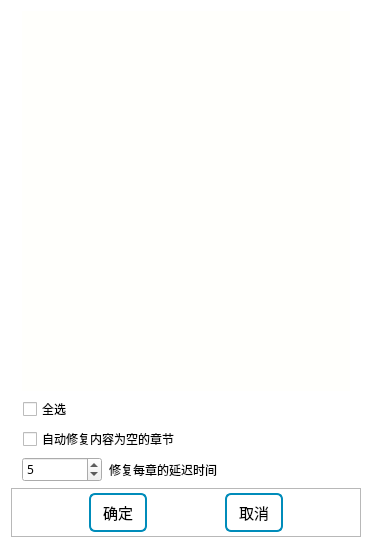
<?xml version="1.0" encoding="UTF-8"?>
<ui version="4.0">
 <class>widget_chapterList</class>
 <widget class="QWidget" name="widget_chapterList">
  <property name="geometry">
   <rect>
    <x>0</x>
    <y>0</y>
    <width>372</width>
    <height>548</height>
   </rect>
  </property>
  <property name="font">
   <font>
    <family>Microsoft YaHei</family>
   </font>
  </property>
  <property name="windowTitle">
   <string>章节</string>
  </property>
  <property name="styleSheet">
   <string notr="true">QPushButton#btn_ok,
QPushButton#btn_cancle
{
      /* 文字颜色 */
		color: #0099CC; 
      /* 清除背景色 */
		background: transparent; 
      /* 边框样式、颜色、宽度 */
		border: 2px solid #0099CC;
      /* 给边框添加圆角 */
		border-radius: 6px; 
      /* 字母转大写 */
		border: none;
		color: white;
		padding: 6px 12px;
		text-align: center;
		display: inline-block;
		font-size: 15px;
		margin: 4px 2px;
		-webkit-transition-duration: 0.4s; /* Safari */
		transition-duration: 0.4s;
		cursor: pointer;
		text-decoration: none;
		text-transform: uppercase;

		background-color: white; 
		color: black; 
		border: 2px solid #008CBA;
}

/* 悬停样式 */
QPushButton#btn_ok:hover,
QPushButton#btn_cancle:hover
{
		background-color: #008CBA;
		color: white;
}
/*按下样式*/
QPushButton#btn_ok:pressed,
QPushButton#btn_cancle:pressed
{
		padding-left:16px;
		padding-top:9px;
}
QWidget#widget_chapterList{
	background-color:white;
}
QListWidget#listWidget{
border:0px solid #000000;
background-color: rgba(255, 255, 224, 10%);
}</string>
  </property>
  <layout class="QVBoxLayout" name="verticalLayout">
   <item>
    <widget class="QFrame" name="frame">
     <property name="frameShape">
      <enum>QFrame::NoFrame</enum>
     </property>
     <property name="frameShadow">
      <enum>QFrame::Raised</enum>
     </property>
     <layout class="QHBoxLayout" name="hlay_main" stretch="0">
      <property name="spacing">
       <number>0</number>
      </property>
      <property name="leftMargin">
       <number>11</number>
      </property>
      <property name="topMargin">
       <number>0</number>
      </property>
      <property name="rightMargin">
       <number>11</number>
      </property>
      <property name="bottomMargin">
       <number>0</number>
      </property>
      <item>
       <widget class="QListWidget" name="listWidget">
        <property name="styleSheet">
         <string notr="true"/>
        </property>
        <property name="frameShape">
         <enum>QFrame::StyledPanel</enum>
        </property>
        <property name="horizontalScrollBarPolicy">
         <enum>Qt::ScrollBarAlwaysOff</enum>
        </property>
       </widget>
      </item>
     </layout>
    </widget>
   </item>
   <item>
    <widget class="QFrame" name="frame_checkbox">
     <property name="font">
      <font>
       <family>Microsoft YaHei</family>
      </font>
     </property>
     <property name="frameShape">
      <enum>QFrame::NoFrame</enum>
     </property>
     <property name="frameShadow">
      <enum>QFrame::Raised</enum>
     </property>
     <layout class="QHBoxLayout" name="hlay_checkbox">
      <property name="leftMargin">
       <number>12</number>
      </property>
      <property name="topMargin">
       <number>0</number>
      </property>
      <property name="rightMargin">
       <number>11</number>
      </property>
      <property name="bottomMargin">
       <number>0</number>
      </property>
      <item>
       <widget class="QCheckBox" name="checkBox_all_check">
        <property name="font">
         <font>
          <family>Microsoft YaHei</family>
         </font>
        </property>
        <property name="text">
         <string>全选</string>
        </property>
       </widget>
      </item>
     </layout>
    </widget>
   </item>
   <item>
    <widget class="QFrame" name="frame_checkbox_auto">
     <property name="font">
      <font>
       <family>Microsoft YaHei</family>
      </font>
     </property>
     <property name="frameShape">
      <enum>QFrame::NoFrame</enum>
     </property>
     <property name="frameShadow">
      <enum>QFrame::Raised</enum>
     </property>
     <layout class="QHBoxLayout" name="hlay_auto">
      <property name="leftMargin">
       <number>12</number>
      </property>
      <property name="topMargin">
       <number>0</number>
      </property>
      <property name="rightMargin">
       <number>11</number>
      </property>
      <property name="bottomMargin">
       <number>0</number>
      </property>
      <item>
       <widget class="QCheckBox" name="checkBox_check_auto">
        <property name="font">
         <font>
          <family>Microsoft YaHei</family>
         </font>
        </property>
        <property name="text">
         <string>自动修复内容为空的章节</string>
        </property>
       </widget>
      </item>
     </layout>
    </widget>
   </item>
   <item>
    <widget class="QFrame" name="frame_delay_time">
     <property name="frameShape">
      <enum>QFrame::NoFrame</enum>
     </property>
     <property name="frameShadow">
      <enum>QFrame::Raised</enum>
     </property>
     <layout class="QHBoxLayout" name="hlay_delay_time">
      <property name="spacing">
       <number>7</number>
      </property>
      <property name="leftMargin">
       <number>11</number>
      </property>
      <property name="topMargin">
       <number>0</number>
      </property>
      <property name="rightMargin">
       <number>11</number>
      </property>
      <property name="bottomMargin">
       <number>0</number>
      </property>
      <item>
       <widget class="QSpinBox" name="spinBox_delay_time">
        <property name="minimumSize">
         <size>
          <width>80</width>
          <height>0</height>
         </size>
        </property>
        <property name="font">
         <font>
          <family>Microsoft YaHei</family>
         </font>
        </property>
        <property name="styleSheet">
         <string notr="true">/*spinbox 抬起样式*/
QDateTimeEdit::up-button,QTimeEdit::up-button,QDoubleSpinBox::up-button,QSpinBox::up-button {subcontrol-origin:border;
	subcontrol-position:right;
	image: url(:/icon/icon/Icon_f_add.png);
	width: 20px;
	height: 20px;				
}
QDateTimeEdit::down-button,QTimeEdit::down-button,QDoubleSpinBox::down-button,QSpinBox::down-button {subcontrol-origin:border;
	subcontrol-position:left;
	image: url(:/icon/icon/Icon_f_reduce.png);
	width: 20px;
	height: 20px;
}
/*按钮按下样式*/
QDateTimeEdit::up-button:pressed,QTimeEdit::up-button:pressed,QDoubleSpinBox::up-button:pressed,QSpinBox::up-button:pressed{subcontrol-origin:border;
	subcontrol-position:right;
	image: url(:/icon/icon/Icon_f_add_click.png);
	width: 20px;
	height: 20px;		
}
 
QDateTimeEdit::down-button:pressed,QTimeEdit::down-button:pressed,QDoubleSpinBox::down-button:pressed,QSpinBox::down-button:pressed{
	subcontrol-position:left;
	image: url(:/icon/icon/Icon_f_reduce_click.png);
	width: 20px;
	height: 20px;
}
</string>
        </property>
        <property name="minimum">
         <number>1</number>
        </property>
        <property name="value">
         <number>5</number>
        </property>
       </widget>
      </item>
      <item>
       <widget class="QLabel" name="label_delay_time">
        <property name="font">
         <font>
          <family>Microsoft YaHei</family>
         </font>
        </property>
        <property name="text">
         <string>修复每章的延迟时间</string>
        </property>
       </widget>
      </item>
      <item>
       <spacer name="horizontalSpacer">
        <property name="orientation">
         <enum>Qt::Horizontal</enum>
        </property>
        <property name="sizeHint" stdset="0">
         <size>
          <width>40</width>
          <height>20</height>
         </size>
        </property>
       </spacer>
      </item>
     </layout>
    </widget>
   </item>
   <item>
    <widget class="QFrame" name="frame_btn">
     <property name="frameShape">
      <enum>QFrame::StyledPanel</enum>
     </property>
     <property name="frameShadow">
      <enum>QFrame::Raised</enum>
     </property>
     <layout class="QHBoxLayout" name="hlay_btn">
      <property name="spacing">
       <number>0</number>
      </property>
      <property name="leftMargin">
       <number>0</number>
      </property>
      <property name="topMargin">
       <number>0</number>
      </property>
      <property name="rightMargin">
       <number>0</number>
      </property>
      <property name="bottomMargin">
       <number>0</number>
      </property>
      <item>
       <spacer name="hSpacer_left">
        <property name="orientation">
         <enum>Qt::Horizontal</enum>
        </property>
        <property name="sizeHint" stdset="0">
         <size>
          <width>40</width>
          <height>20</height>
         </size>
        </property>
       </spacer>
      </item>
      <item>
       <widget class="QPushButton" name="btn_ok">
        <property name="text">
         <string>确定</string>
        </property>
       </widget>
      </item>
      <item>
       <spacer name="hSpacer_middle">
        <property name="orientation">
         <enum>Qt::Horizontal</enum>
        </property>
        <property name="sizeHint" stdset="0">
         <size>
          <width>40</width>
          <height>20</height>
         </size>
        </property>
       </spacer>
      </item>
      <item>
       <widget class="QPushButton" name="btn_cancle">
        <property name="text">
         <string>取消</string>
        </property>
       </widget>
      </item>
      <item>
       <spacer name="hSpacer_right">
        <property name="orientation">
         <enum>Qt::Horizontal</enum>
        </property>
        <property name="sizeHint" stdset="0">
         <size>
          <width>40</width>
          <height>20</height>
         </size>
        </property>
       </spacer>
      </item>
     </layout>
    </widget>
   </item>
  </layout>
 </widget>
 <resources>
  <include location="../Resource/novel.qrc"/>
 </resources>
 <connections/>
</ui>
